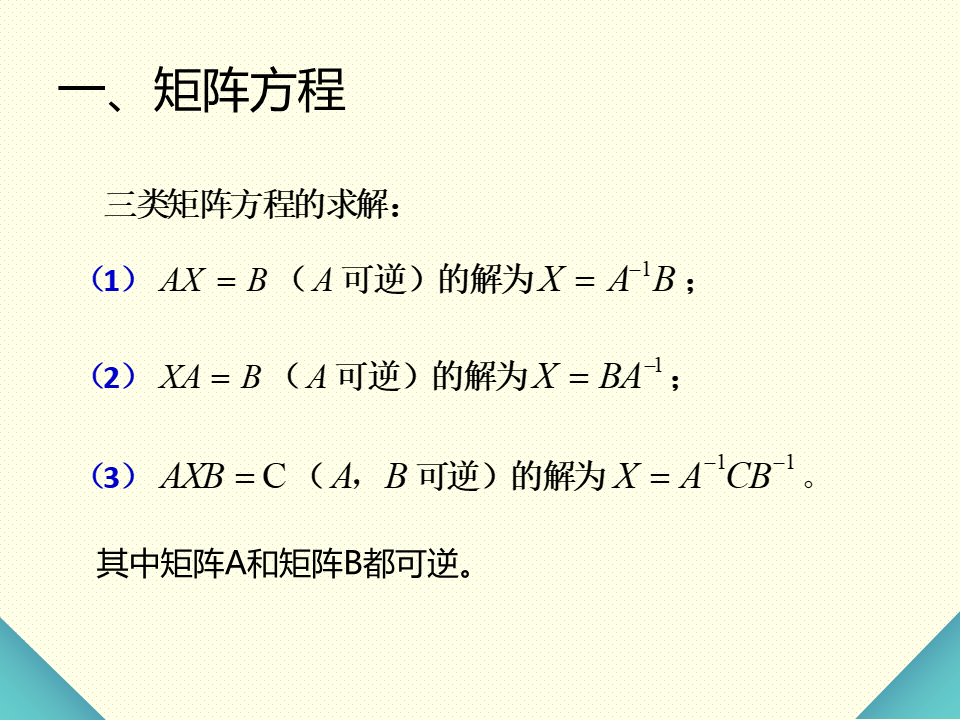
#> input picture _archive/04_PPT提取物/ppt_extracted/11-矩阵的数字特征之间的关系/slide_003.png, 960 x 720 px, found by its file name
$ python _crop_ch4_ch7_ch8.py
#> lines starting #> are read from the running program, lines starting #| are printed output that depends on the picture
# -*- coding: utf-8 -*-
import sys, os
sys.stdout.reconfigure(encoding='utf-8')
import shutil
from PIL import Image

base = r'D:\Axelit\工作\trae\超级自动化学习工具'
ppt_dir = os.path.join(base, 'src', 'notes', 'PPT提取')
diagrams_dir = os.path.join(base, 'src', 'notes', 'vault', 'diagrams', '电子技术')
os.makedirs(diagrams_dir, exist_ok=True)

def crop_and_save(src_img, dst_path, crop_box, desc=""):
#> called with crop_box = (0, 0.05, 1, 0.9), desc = 'ch4_003'
    img = Image.open(src_img)
#> img is the input picture: PIL image 960x720 RGB; mean R, G, B 244.3, 245.7, 223.2
    w, h = img.size
#> w = 960; h = 720
    left = int(crop_box[0] * w)
#> left = 0
    top = int(crop_box[1] * h)
#> top = 36
    right = int(crop_box[2] * w)
#> right = 960
    bottom = int(crop_box[3] * h)
#> bottom = 648
    cropped = img.crop((left, top, right, bottom))
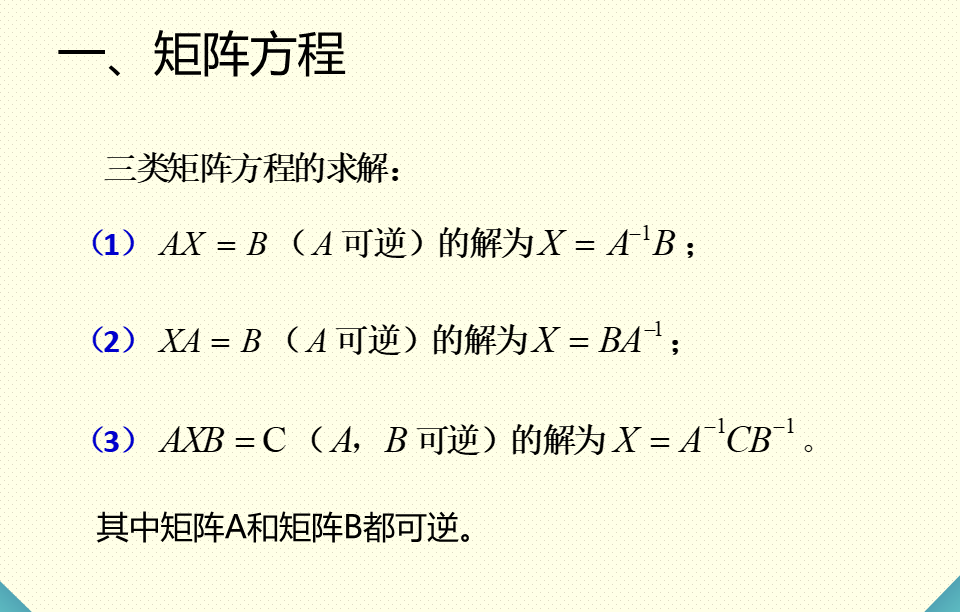
#> cropped: PIL image 960x612 RGB; mean R, G, B 245.3, 245.4, 222.6
    cropped.save(dst_path)
    print(f'  [{desc}] -> {os.path.basename(dst_path)} ({os.path.getsize(dst_path)//1024}KB)')

# ======== Ch4: 集成运算放大器应用 (for Note 13) ========
crop_and_save(os.path.join(ppt_dir, '第4章__集成运算放大器应用', 'slide_003.png'),
    os.path.join(diagrams_dir, 'ch4_slide003_opamp_structure.png'), (0, 0.05, 1.0, 0.90), 'ch4_003')
crop_and_save(os.path.join(ppt_dir, '第4章__集成运算放大器应用', 'slide_004.png'),
    os.path.join(diagrams_dir, 'ch4_slide004_voltage_transfer.png'), (0, 0.05, 1.0, 0.92), 'ch4_004')
#> call 2 of crop_and_save, with crop_box = (0, 0.05, 1, 0.92), desc = 'ch4_004'
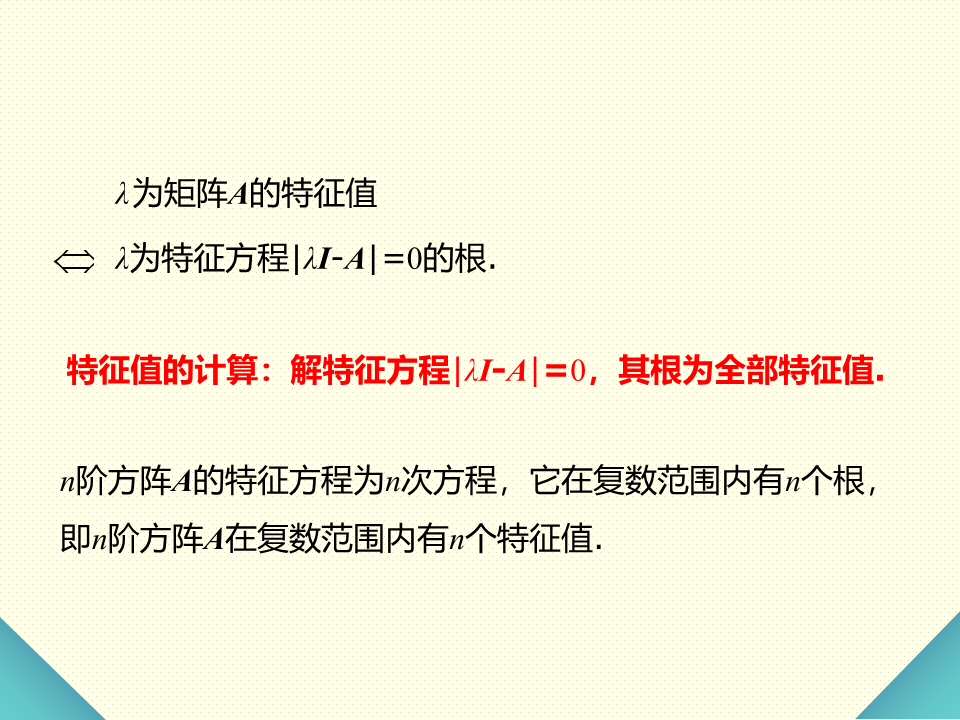
#> input picture _archive/04_PPT提取物/ppt_extracted/10-特征值与特征向量/slide_004.png, 960 x 720 px, found by its file name
#> in crop_and_save, img is the input picture: PIL image 960x720 RGB; mean R, G, B 244.7, 242, 219.6
#> in crop_and_save (call 2), `cropped = img.crop((left, top, right, bottom))`:
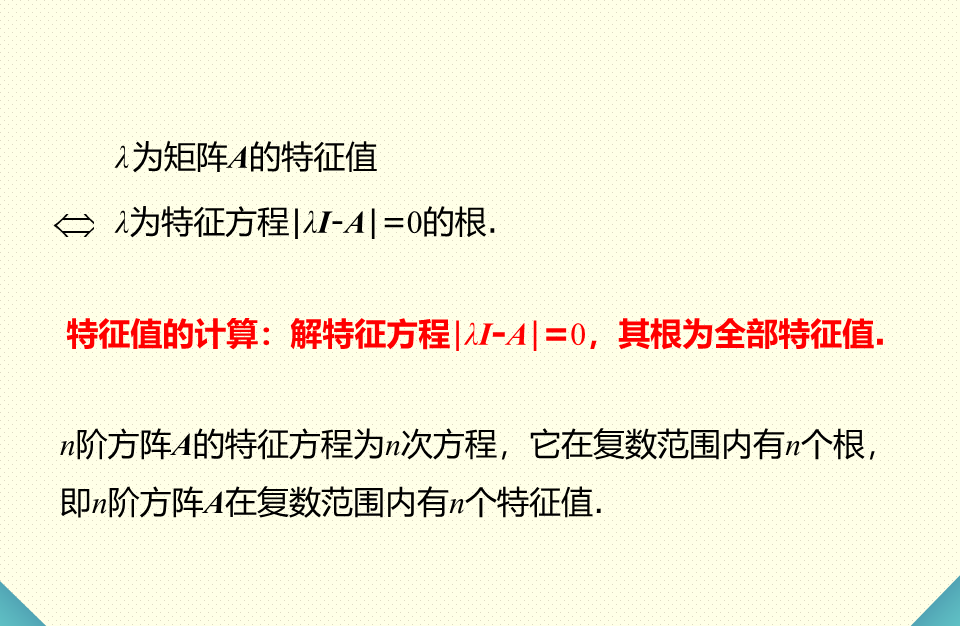
#> cropped: PIL image 960x626 RGB; mean R, G, B 245.6, 241.2, 218.6
crop_and_save(os.path.join(ppt_dir, '第4章__集成运算放大器应用', 'slide_005.png'),
    os.path.join(diagrams_dir, 'ch4_slide005_virtual_short_open.png'), (0, 0.05, 1.0, 0.90), 'ch4_005')
#> call 3 of crop_and_save, with crop_box = (0, 0.05, 1, 0.9), desc = 'ch4_005'
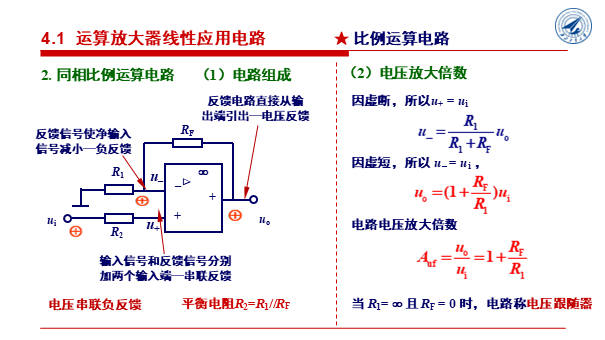
#> input picture _archive/04_PPT提取物/ppt_extracted/第4章__集成运算放大器应用/slide_005.png, 605 x 340 px, found by its file name
#> in crop_and_save, img is the input picture: PIL image 605x340 RGB; mean R, G, B 240.4, 234.5, 237.8
#> in crop_and_save (call 3), `cropped = img.crop((left, top, right, bottom))`:
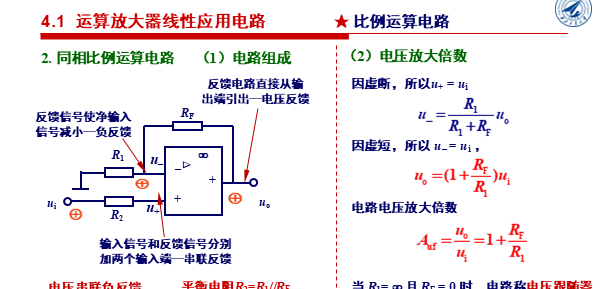
#> cropped: PIL image 605x289 RGB; mean R, G, B 238.4, 232.6, 236.3
crop_and_save(os.path.join(ppt_dir, '第4章__集成运算放大器应用', 'slide_008.png'),
    os.path.join(diagrams_dir, 'ch4_slide008_inverting_noninverting.png'), (0, 0.05, 1.0, 0.90), 'ch4_008')
#> call 4 of crop_and_save, with crop_box = (0, 0.05, 1, 0.9), desc = 'ch4_008'
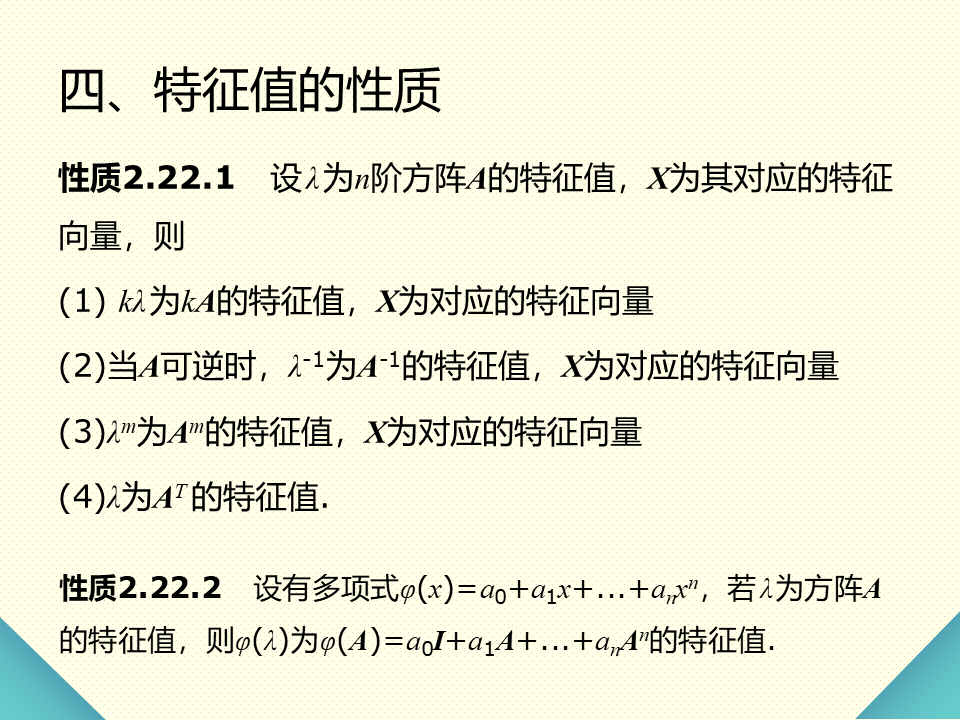
#> input picture _archive/04_PPT提取物/ppt_extracted/10-特征值与特征向量/slide_008.png, 960 x 720 px, found by its file name
#> in crop_and_save, img is the input picture: PIL image 960x720 RGB; mean R, G, B 235.8, 237.2, 215.2
#> in crop_and_save (call 4), `cropped = img.crop((left, top, right, bottom))`:
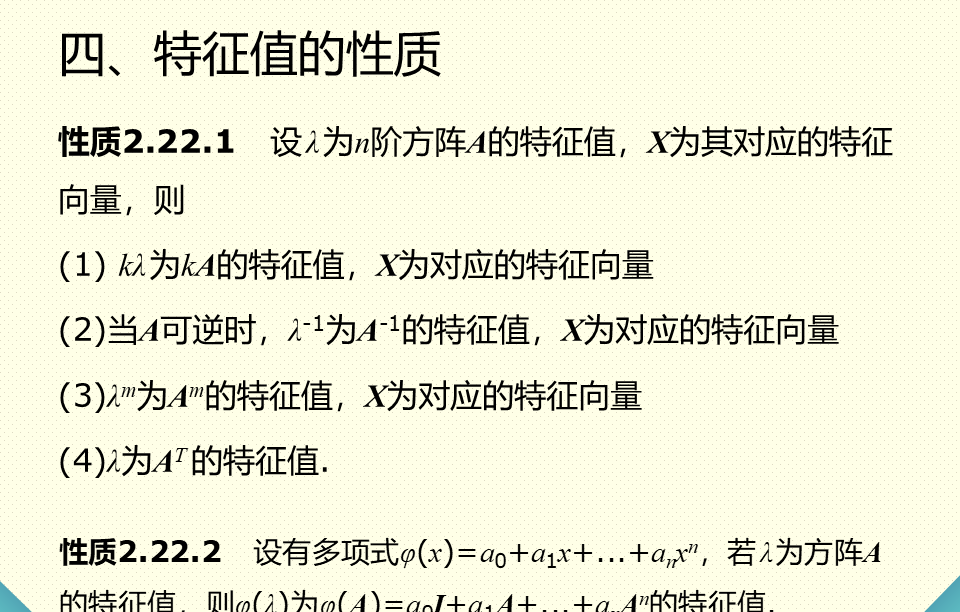
#> cropped: PIL image 960x612 RGB; mean R, G, B 235.8, 235.8, 213.7
#> (the run stopped early here; a loop or call above may not have finished)
